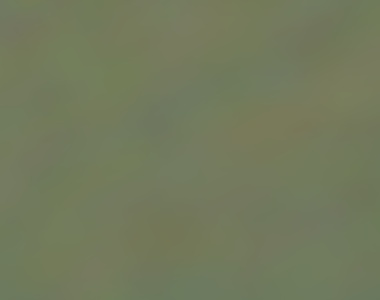
#> input picture data_visualization/3-dim/dirty/37.4264.jpg, 380 x 300 px, given as the content of the folder clear, which was not available; the run also reads 1 picture not shown here
$ python offset.py
#> lines starting #> are read from the running program, lines starting #| are printed output that depends on the picture; after the words box and inside, x2 and y2 are one past the last pixel; in counts of white or black regions, pixels touching at a corner belong together; pictures that were not available may be replaced by others from this repository, and a replacement may not be noted
import copy
from mpl_toolkits.mplot3d import Axes3D
from mpl_toolkits.mplot3d import proj3d
import matplotlib.pyplot as plt
from matplotlib import offsetbox
import numpy as np
import os
import cv2
from random import choice

test = 0


def filer(file_name, num, test=test):
#> called with file_name = 'clear', num = 2, test = 0
    cnt = num
    filelist = os.listdir(f'{file_name}')
    while len(filelist) != 0:
        file = choice(filelist)
        img = cv2.imread(f'{file_name}/{file}')
#> img is the input picture: shape (300, 380, 3); mean B, G, R 92.4, 122, 114.7
        img = cv2.cvtColor(img, cv2.COLOR_BGR2RGB)
        img = cv2.resize(img, (380, 380), interpolation=cv2.INTER_CUBIC)
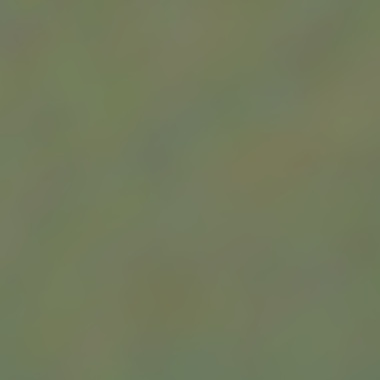
#> img: shape (380, 380, 3); mean R, G, B 114.7, 122, 92.4

        if file_name == 'dirty':
            cv2.drawMarker(img, (img.shape[0] // 2, img.shape[1] // 2), (255, 0, 0), thickness=50,
                           markerType=cv2.MARKER_DIAMOND)
            test += 1
        else:
            cv2.drawMarker(img, (img.shape[0] // 2, img.shape[1] // 2), (0, 255, 0), thickness=50,
                           markerType=cv2.MARKER_DIAMOND)
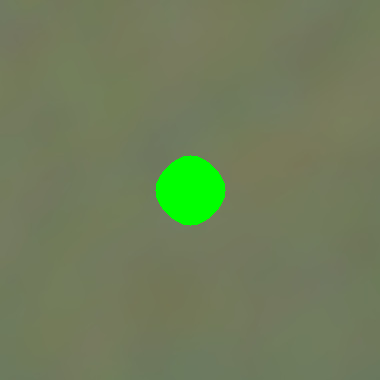
#> img: shape (380, 380, 3); 2.51% of pixels changed, all inside (x1, y1, x2, y2) = (155, 155, 226, 226)
            test += 1

        img = cv2.resize(img, (10, 10), interpolation=cv2.INTER_CUBIC)
        imgs.append(img)
        xs.append(img[:, :, 0].mean())
        ys.append(img[:, :, 1].mean())
        zs.append(img[:, :, 2].mean())
        cnt -= 1
        # os.remove(f'{file_name}/{file}')
        filelist.remove(file)
        if cnt == 0:
            print(test)
            break


imgs = []

# plots number
plot_num = 2
num = len(os.listdir('dirty')) // plot_num

# R, G, B
xs = []
ys = []
zs = []


def plotter():
    fig = plt.figure()

    class ImageAnnotations3D():
        def __init__(self, xyz, imgs, ax3d, ax2d):
            self.xyz = xyz
            self.imgs = imgs
            self.ax3d = ax3d
            self.ax2d = ax2d
            self.annot = []
            for s, im in zip(self.xyz, self.imgs):
                x, y = self.proj(s)
                self.annot.append(self.image(im, [x, y]))
            self.lim = self.ax3d.get_w_lims()
            self.rot = self.ax3d.get_proj()
            self.cid = self.ax3d.figure.canvas.mpl_connect("draw_event", self.update)

            self.funcmap = {"button_press_event": self.ax3d._button_press,
                            "motion_notify_event": self.ax3d._on_move,
                            "button_release_event": self.ax3d._button_release}

            self.cfs = [self.ax3d.figure.canvas.mpl_connect(kind, self.cb) \
                        for kind in self.funcmap.keys()]

        def cb(self, event):
            event.inaxes = self.ax3d
            self.funcmap[event.name](event)

        def proj(self, X):
            """ From a 3D point in axes ax1,
                calculate position in 2D in ax2 """
            x, y, z = X
            x2, y2, _ = proj3d.proj_transform(x, y, z, self.ax3d.get_proj())
            tr = self.ax3d.transData.transform((x2, y2))
            return self.ax2d.transData.inverted().transform(tr)

        def image(self, arr, xy):
            """ Place an image (arr) as annotation at position xy """
            im = offsetbox.OffsetImage(arr, zoom=1.5)
            im.image.axes = ax
            ab = offsetbox.AnnotationBbox(im, xy,
                                          xycoords='data', boxcoords="offset points", pad=0.01)
            self.ax2d.add_artist(ab)
            return ab

        def update(self, event):
            if np.any(self.ax3d.get_w_lims() != self.lim) or \
                    np.any(self.ax3d.get_proj() != self.rot):
                self.lim = self.ax3d.get_w_lims()
                self.rot = self.ax3d.get_proj()
                for s, ab in zip(self.xyz, self.annot):
                    ab.xy = self.proj(s)

    ax = fig.add_subplot(111, projection=Axes3D.name)

    filer('clear', num)
    ax.scatter(xs, ys, zs, marker="^", alpha=0)

    xss, yss, zss = copy.deepcopy(xs), copy.deepcopy(ys), copy.deepcopy(zs)
#> xss = [109.9]; yss = [127.3]; zss = [88.53]
    xs.clear(), ys.clear(), zs.clear()

    filer('dirty', num)
#> call 2 of filer, with file_name = 'dirty', num = 2, test = 0
#> in filer (call 2), `img = cv2.cvtColor(img, cv2.COLOR_BGR2RGB)`:
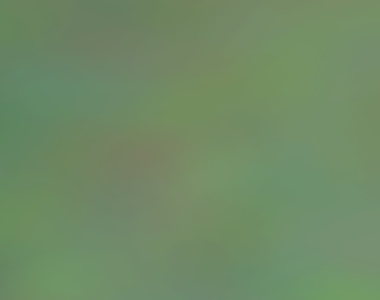
#> img: shape (300, 380, 3); mean R, G, B 112, 138.6, 101.9
#> in filer (call 2), `img = cv2.resize(img, (380, 380), interpolation=cv2.INTER_CUBIC)`:
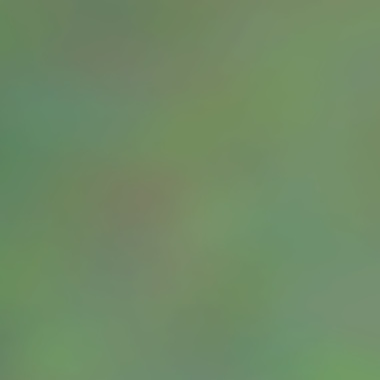
#> img: shape (380, 380, 3); mean R, G, B 112, 138.6, 101.9
#> in filer (call 2), `cv2.drawMarker(img, (img.shape[0] // 2, img.shape[1] // 2), (255, 0, 0..`:
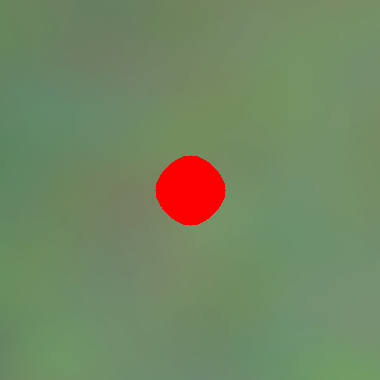
#> img: shape (380, 380, 3); 2.51% of pixels changed, all inside (x1, y1, x2, y2) = (155, 155, 226, 226)
    ax.scatter(xs, ys, zs, marker="o", alpha=0)

    xss.extend(xs), yss.extend(ys), zss.extend(zs)

    ax2 = fig.add_subplot(111, frame_on=False)
    ax2.axis("off")
    ax2.axis([0, 1, 0, 1])

    ia = ImageAnnotations3D(np.c_[xss, yss, zss], imgs, ax, ax2)

    ax.set_xlabel('R chanel')
    ax.set_ylabel('G chanel')
    ax.set_zlabel('B channel')

    #ax.view_init(30, 180)

    plt.show()
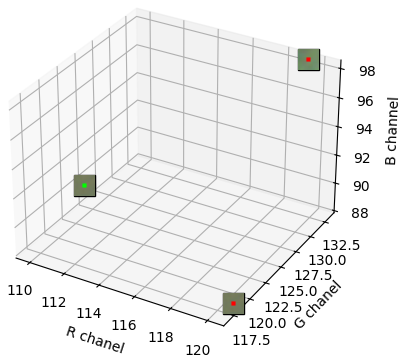
#> figure drawn by matplotlib, 1 panel
    plt.savefig(f'{np.random.randint(0, 10)}')
    plt.clf()


for i in range(0, plot_num):
    plotter()

print(test)
